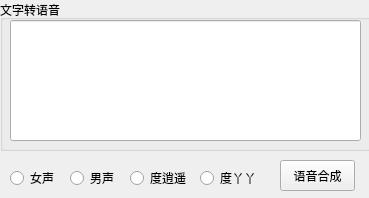
<?xml version="1.0" encoding="UTF-8"?>
<ui version="4.0">
 <class>MainWindow</class>
 <widget class="QMainWindow" name="MainWindow">
  <property name="geometry">
   <rect>
    <x>0</x>
    <y>0</y>
    <width>369</width>
    <height>198</height>
   </rect>
  </property>
  <property name="windowTitle">
   <string>MainWindow</string>
  </property>
  <widget class="QWidget" name="centralwidget">
   <widget class="QGroupBox" name="groupBox">
    <property name="geometry">
     <rect>
      <x>0</x>
      <y>0</y>
      <width>371</width>
      <height>151</height>
     </rect>
    </property>
    <property name="title">
     <string>文字转语音</string>
    </property>
    <widget class="QLineEdit" name="lineEdit">
     <property name="geometry">
      <rect>
       <x>10</x>
       <y>20</y>
       <width>351</width>
       <height>121</height>
      </rect>
     </property>
    </widget>
   </widget>
   <widget class="QRadioButton" name="radioButton">
    <property name="geometry">
     <rect>
      <x>10</x>
      <y>170</y>
      <width>51</width>
      <height>16</height>
     </rect>
    </property>
    <property name="text">
     <string>女声</string>
    </property>
   </widget>
   <widget class="QRadioButton" name="radioButton_2">
    <property name="geometry">
     <rect>
      <x>70</x>
      <y>170</y>
      <width>51</width>
      <height>16</height>
     </rect>
    </property>
    <property name="text">
     <string>男声</string>
    </property>
   </widget>
   <widget class="QRadioButton" name="radioButton_3">
    <property name="geometry">
     <rect>
      <x>130</x>
      <y>170</y>
      <width>61</width>
      <height>16</height>
     </rect>
    </property>
    <property name="text">
     <string>度逍遥</string>
    </property>
   </widget>
   <widget class="QRadioButton" name="radioButton_4">
    <property name="geometry">
     <rect>
      <x>200</x>
      <y>170</y>
      <width>61</width>
      <height>16</height>
     </rect>
    </property>
    <property name="text">
     <string>度丫丫</string>
    </property>
   </widget>
   <widget class="QPushButton" name="pushButton">
    <property name="geometry">
     <rect>
      <x>280</x>
      <y>160</y>
      <width>75</width>
      <height>31</height>
     </rect>
    </property>
    <property name="text">
     <string>语音合成</string>
    </property>
   </widget>
  </widget>
 </widget>
 <resources/>
 <connections/>
</ui>
